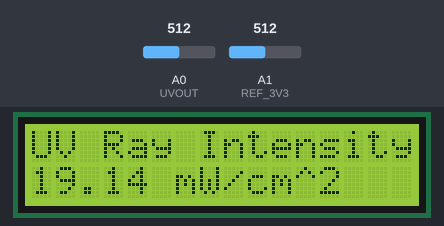
The sketch below on a simulated Arduino Uno, built with avr-gcc and run on an emulated ATmega328P. Shown: 16×2 character LCD. The test bench sets the inputs (shaded band); at power-on: A1 (REF_3V3) = 512, A0 (UVOUT) = 512. What the sketch prints to the serial monitor is not drawn.

Above: at 1.2 s.
1.3 s: A1 (REF_3V3) set to 0
At 2.6 s:
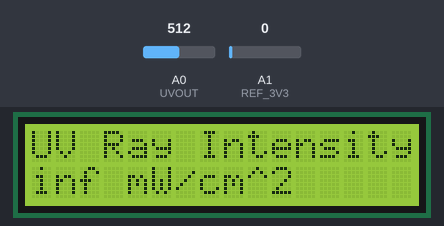
2.9 s: A0 (UVOUT) set to 108
5.9 s: A0 (UVOUT) set to 93
7.4 s: A1 (REF_3V3) set to 306
At 8.6 s:
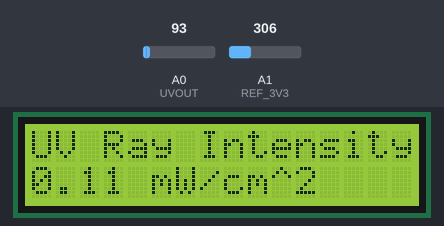
10.4 s: A0 (UVOUT) set to 122
At 10.9 s:
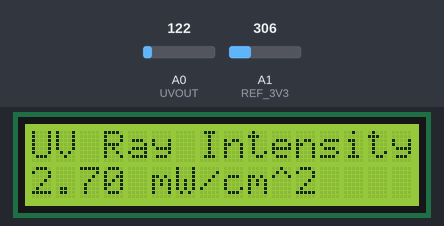
12.1 s: A1 (REF_3V3) set to 511
At 12.9 s:
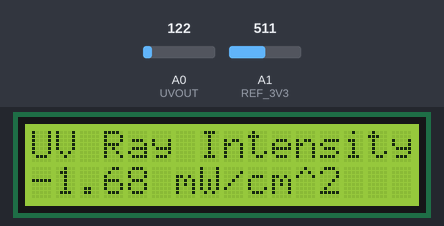
Timing chart, 0 to 14.7 s (numbered marks = the images above; inputs shaded):
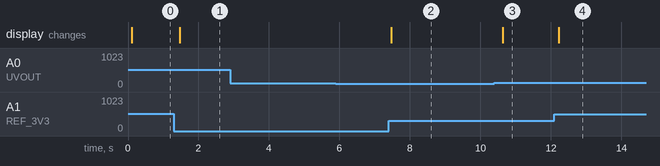

The sketch:

uv_meter.ino
```cpp
#include <LiquidCrystal.h>
LiquidCrystal lcd(12, 11, 5, 4, 3, 2);
//Hardware pin definitions
int UVOUT = A0; //Output from the sensor
int REF_3V3 = A1; //3.3V power on the Arduino board

void setup()
{
  Serial.begin(9600);
  lcd.begin(16, 2);

  pinMode(UVOUT, INPUT);
  pinMode(REF_3V3, INPUT);

  Serial.println("ML8511 example");

}

void loop()
{
  int uvLevel = averageAnalogRead(UVOUT);
  int refLevel = averageAnalogRead(REF_3V3);

  //Use the 3.3V power pin as a reference to get a very accurate output value from sensor
  float outputVoltage = 3.3 / refLevel * uvLevel;

  float uvIntensity = mapfloat(outputVoltage, 0.99, 2.8, 0.0, 15.0); //Convert the voltage to a UV intensity level

  Serial.print("output: ");
  Serial.print(refLevel);

  Serial.print("ML8511 output: ");
  Serial.print(uvLevel);

  Serial.print(" / ML8511 voltage: ");
  Serial.print(outputVoltage);

  Serial.print(" / UV Intensity (mW/cm^2): ");
  Serial.print(uvIntensity);
  lcd.clear();
  lcd.print("UV Ray Intensity");
  lcd.setCursor(0, 1);
  lcd.print(uvIntensity);
  lcd.print(" mW/cm^2");

  Serial.println();

  delay(200);
}

//Takes an average of readings on a given pin
//Returns the average
int averageAnalogRead(int pinToRead)
{
  byte numberOfReadings = 8;
  unsigned int runningValue = 0;

  for(int x = 0 ; x < numberOfReadings ; x++)
    runningValue += analogRead(pinToRead);
  runningValue /= numberOfReadings;

  return(runningValue);
}

float mapfloat(float x, float in_min, float in_max, float out_min, float out_max)
{
  return (x - in_min) * (out_max - out_min) / (in_max - in_min) + out_min;
}
```

Measured:
- after the input at 1.3 s, the display: changes after 0.17 s (image 1)
- after the input at 2.9 s, every drawn part: stays the same
- after the input at 5.9 s, every drawn part: stays the same
- after the input at 7.4 s, the display: changes after 0.07 s (image 2)
- after the input at 10.4 s, the display: changes after 0.23 s (image 3)
- after the input at 12.1 s, the display: changes after 0.12 s (image 4)
